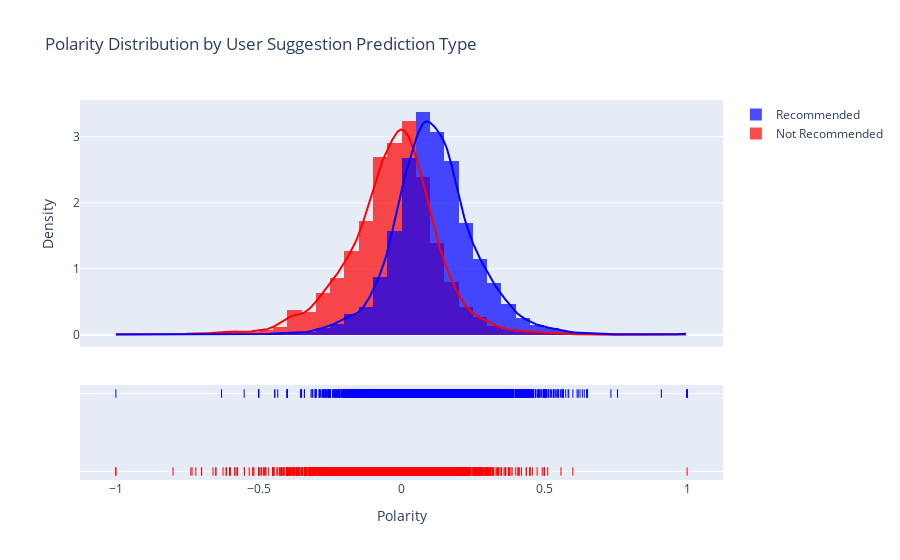

Notebook source saved alongside this figure:
### Markdown cell above
Sentiment polarity is categorized as follows: negative (< 0), neutral (= 0) and positive (> 0).

### Code cell
import plotly.figure_factory as ff

# Filter reviews by user_suggestion_pred type
suggestion_0 = test_copy[test_copy['user_suggestion_pred'] == 0]['polarity']
suggestion_1 = test_copy[test_copy['user_suggestion_pred'] == 1]['polarity']

# Create distplot with custom bin_size
fig = ff.create_distplot([suggestion_0, suggestion_1], 
                         ['Not Recommended', 'Recommended'], 
                         bin_size=.05, 
                         curve_type='kde', 
                         colors=['red', 'blue'],
                         show_rug=True)

# Update layout
fig.update_layout(title='Polarity Distribution by User Suggestion Prediction Type',
                  xaxis_title='Polarity',
                  yaxis_title='Density')

fig.show()

### Figure 1 — Plotly figure (JSON) as saved in the notebook; plotly's stock layout.template omitted (floating-point values rounded to 4 significant figures; data arrays with more than 128 entries replaced by an {"elided": "..."} marker saying what was removed)
{"data": [{"autobinx": false, "histnorm": "probability density", "legendgroup": "Not Recommended", "marker": {"color": "red"}, "name": "Not Recommended", "opacity": 0.7, "type": "histogram", "x": {"elided": "3311 float values"}, "xaxis": "x", "xbins": {"end": 1, "size": 0.05, "start": -1}, "yaxis": "y"}, {"autobinx": false, "histnorm": "probability density", "legendgroup": "Recommended", "marker": {"color": "blue"}, "name": "Recommended", "opacity": 0.7, "type": "histogram", "x": {"elided": "4734 float values"}, "xaxis": "x", "xbins": {"end": 1, "size": 0.05, "start": -1}, "yaxis": "y"}, {"legendgroup": "Not Recommended", "marker": {"color": "red"}, "mode": "lines", "name": "Not Recommended", "showlegend": false, "type": "scatter", "x": {"elided": "500 float values"}, "xaxis": "x", "y": {"elided": "500 float values"}, "yaxis": "y"}, {"legendgroup": "Recommended", "marker": {"color": "blue"}, "mode": "lines", "name": "Recommended", "showlegend": false, "type": "scatter", "x": {"elided": "500 float values"}, "xaxis": "x", "y": {"elided": "500 float values"}, "yaxis": "y"}, {"legendgroup": "Not Recommended", "marker": {"color": "red", "symbol": "line-ns-open"}, "mode": "markers", "name": "Not Recommended", "showlegend": false, "type": "scatter", "x": {"elided": "3311 float values"}, "xaxis": "x", "y": {"elided": "3311 str values"}, "yaxis": "y2"}, {"legendgroup": "Recommended", "marker": {"color": "blue", "symbol": "line-ns-open"}, "mode": "markers", "name": "Recommended", "showlegend": false, "type": "scatter", "x": {"elided": "4734 float values"}, "xaxis": "x", "y": {"elided": "4734 str values"}, "yaxis": "y2"}], "layout": {"barmode": "overlay", "hovermode": "closest", "legend": {"traceorder": "reversed"}, "title": {"text": "Polarity Distribution by User Suggestion Prediction Type"}, "xaxis": {"anchor": "y2", "domain": [0, 1], "title": {"text": "Polarity"}, "zeroline": false}, "yaxis": {"anchor": "free", "domain": [0.35, 1], "position": 0, "title": {"text": "Density"}}, "yaxis2": {"anchor": "x", "domain": [0, 0.25], "dtick": 1, "showticklabels": false}}}
